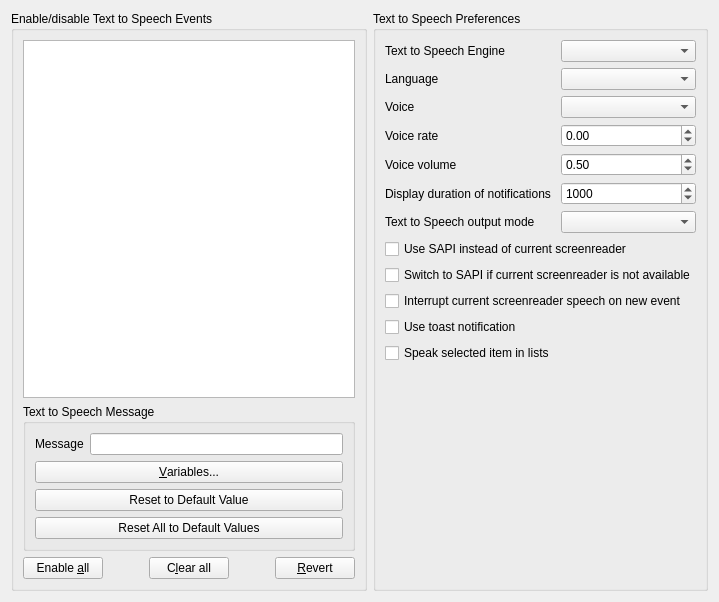
     <widget class="QWidget" name="ttsTab">
      <attribute name="title">
       <string>Text To Speech</string>
      </attribute>
      <layout class="QHBoxLayout" name="horizontalLayout_22">
       <item>
        <widget class="QGroupBox" name="groupBox_12">
         <property name="title">
          <string>Enable/disable Text to Speech Events</string>
         </property>
         <layout class="QVBoxLayout" name="verticalLayout_20">
          <item>
           <widget class="MyTableView" name="ttsTableView">
            <property name="toolTip">
             <string>Double click to check/uncheck</string>
            </property>
            <property name="editTriggers">
             <set>QAbstractItemView::EditTrigger::NoEditTriggers</set>
            </property>
            <property name="tabKeyNavigation">
             <bool>false</bool>
            </property>
            <property name="showDropIndicator" stdset="0">
             <bool>false</bool>
            </property>
            <property name="alternatingRowColors">
             <bool>true</bool>
            </property>
           </widget>
          </item>
          <item>
           <widget class="QGroupBox" name="ttsmsg_groupbox">
            <property name="title">
             <string>Text to Speech Message</string>
            </property>
            <layout class="QVBoxLayout" name="verticalLayout_16">
             <item>
              <layout class="QHBoxLayout" name="horizontalLayout_29">
               <item>
                <widget class="QLabel" name="TTSMsgLabel">
                 <property name="text">
                  <string>Message</string>
                 </property>
                 <property name="buddy">
                  <cstring>TTSMsgEdit</cstring>
                 </property>
                </widget>
               </item>
               <item>
                <widget class="QLineEdit" name="TTSMsgEdit"/>
               </item>
              </layout>
             </item>
             <item>
              <widget class="QPushButton" name="TTSVarButton">
               <property name="text">
                <string>&amp;Variables...</string>
               </property>
              </widget>
             </item>
             <item>
              <widget class="QPushButton" name="TTSDefValButton">
               <property name="text">
                <string>Reset to Default Value</string>
               </property>
              </widget>
             </item>
             <item>
              <widget class="QPushButton" name="TTSDefValAllButton">
               <property name="text">
                <string>Reset All to Default Values</string>
               </property>
              </widget>
             </item>
            </layout>
           </widget>
          </item>
          <item>
           <layout class="QHBoxLayout" name="horizontalLayout_23">
            <item>
             <widget class="QPushButton" name="ttsEnableallButton">
              <property name="text">
               <string>Enable &amp;all</string>
              </property>
             </widget>
            </item>
            <item>
             <spacer name="horizontalSpacer_29">
              <property name="orientation">
               <enum>Qt::Orientation::Horizontal</enum>
              </property>
              <property name="sizeHint" stdset="0">
               <size>
                <width>40</width>
                <height>20</height>
               </size>
              </property>
             </spacer>
            </item>
            <item>
             <widget class="QPushButton" name="ttsClearallButton">
              <property name="text">
               <string>C&amp;lear all</string>
              </property>
             </widget>
            </item>
            <item>
             <spacer name="horizontalSpacer_25">
              <property name="orientation">
               <enum>Qt::Orientation::Horizontal</enum>
              </property>
              <property name="sizeHint" stdset="0">
               <size>
                <width>40</width>
                <height>20</height>
               </size>
              </property>
             </spacer>
            </item>
            <item>
             <widget class="QPushButton" name="ttsRevertButton">
              <property name="text">
               <string>&amp;Revert</string>
              </property>
             </widget>
            </item>
           </layout>
          </item>
         </layout>
        </widget>
       </item>
       <item>
        <widget class="QGroupBox" name="groupBox_11">
         <property name="title">
          <string>Text to Speech Preferences</string>
         </property>
         <layout class="QVBoxLayout" name="verticalLayout_19">
          <item>
           <layout class="QFormLayout" name="formLayout_3">
            <item row="0" column="0">
             <widget class="QLabel" name="label_ttsengine">
              <property name="text">
               <string>Text to Speech Engine</string>
              </property>
              <property name="buddy">
               <cstring>ttsengineComboBox</cstring>
              </property>
             </widget>
            </item>
            <item row="0" column="1">
             <widget class="QComboBox" name="ttsengineComboBox"/>
            </item>
            <item row="1" column="0">
             <widget class="QLabel" name="label_ttslocale">
              <property name="text">
               <string>Language</string>
              </property>
              <property name="buddy">
               <cstring>ttsLocaleComboBox</cstring>
              </property>
             </widget>
            </item>
            <item row="1" column="1">
             <widget class="QComboBox" name="ttsLocaleComboBox"/>
            </item>
            <item row="2" column="0">
             <widget class="QLabel" name="label_ttsvoice">
              <property name="text">
               <string>Voice</string>
              </property>
              <property name="buddy">
               <cstring>ttsVoiceComboBox</cstring>
              </property>
             </widget>
            </item>
            <item row="2" column="1">
             <widget class="QComboBox" name="ttsVoiceComboBox"/>
            </item>
            <item row="3" column="0">
             <widget class="QLabel" name="label_ttsvoicerate">
              <property name="text">
               <string>Voice rate</string>
              </property>
              <property name="buddy">
               <cstring>ttsVoiceRateSpinBox</cstring>
              </property>
             </widget>
            </item>
            <item row="3" column="1">
             <widget class="QDoubleSpinBox" name="ttsVoiceRateSpinBox">
              <property name="minimum">
               <double>-1.000000000000000</double>
              </property>
              <property name="maximum">
               <double>1.000000000000000</double>
              </property>
              <property name="singleStep">
               <double>0.100000000000000</double>
              </property>
              <property name="value">
               <double>0.000000000000000</double>
              </property>
             </widget>
            </item>
            <item row="4" column="0">
             <widget class="QLabel" name="label_ttsvoicevolume">
              <property name="text">
               <string>Voice volume</string>
              </property>
              <property name="buddy">
               <cstring>ttsVoiceVolumeSpinBox</cstring>
              </property>
             </widget>
            </item>
            <item row="4" column="1">
             <widget class="QDoubleSpinBox" name="ttsVoiceVolumeSpinBox">
              <property name="minimum">
               <double>0.000000000000000</double>
              </property>
              <property name="maximum">
               <double>1.000000000000000</double>
              </property>
              <property name="singleStep">
               <double>0.100000000000000</double>
              </property>
              <property name="value">
               <double>0.500000000000000</double>
              </property>
             </widget>
            </item>
            <item row="5" column="0">
             <widget class="QLabel" name="label_ttsnotifTimestamp">
              <property name="text">
               <string>Display duration of notifications</string>
              </property>
              <property name="buddy">
               <cstring>ttsNotifTimestampSpinBox</cstring>
              </property>
             </widget>
            </item>
            <item row="5" column="1">
             <widget class="QSpinBox" name="ttsNotifTimestampSpinBox">
              <property name="minimum">
               <number>1</number>
              </property>
              <property name="maximum">
               <number>10000</number>
              </property>
              <property name="value">
               <number>1000</number>
              </property>
             </widget>
            </item>
            <item row="6" column="0">
             <widget class="QLabel" name="label_ttsoutputmode">
              <property name="text">
               <string>Text to Speech output mode</string>
              </property>
              <property name="buddy">
               <cstring>ttsOutputModeComboBox</cstring>
              </property>
             </widget>
            </item>
            <item row="6" column="1">
             <widget class="QComboBox" name="ttsOutputModeComboBox"/>
            </item>
            <item row="7" column="0" colspan="2">
             <widget class="QCheckBox" name="ttsForceSapiChkBox">
              <property name="text">
               <string>Use SAPI instead of current screenreader</string>
              </property>
             </widget>
            </item>
            <item row="8" column="0" colspan="2">
             <widget class="QCheckBox" name="ttsTrySapiChkBox">
              <property name="text">
               <string>Switch to SAPI if current screenreader is not available</string>
              </property>
             </widget>
            </item>
            <item row="9" column="0" colspan="2">
             <widget class="QCheckBox" name="ttsAssertiveChkBox">
              <property name="text">
               <string>Interrupt current screenreader speech on new event</string>
              </property>
             </widget>
            </item>
            <item row="10" column="0" colspan="2">
             <widget class="QCheckBox" name="ttsToastChkBox">
              <property name="text">
               <string>Use toast notification</string>
              </property>
             </widget>
            </item>
            <item row="11" column="0">
             <widget class="QCheckBox" name="ttsSpeakListsChkBox">
              <property name="text">
               <string>Speak selected item in lists</string>
              </property>
             </widget>
            </item>
           </layout>
          </item>
          <item>
           <spacer name="verticalSpacer_10">
            <property name="orientation">
             <enum>Qt::Orientation::Vertical</enum>
            </property>
            <property name="sizeHint" stdset="0">
             <size>
              <width>20</width>
              <height>216</height>
             </size>
            </property>
           </spacer>
          </item>
         </layout>
        </widget>
       </item>
      </layout>
     </widget>
